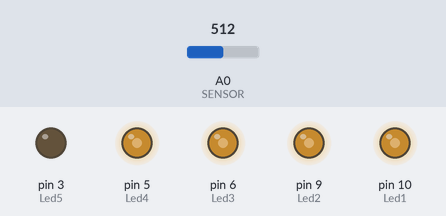
The sketch below on a simulated Arduino Uno, built with avr-gcc and run on an emulated ATmega328P. Shown: output pins drawn as LEDs (lit = HIGH). Dashed ring = blinking. Inputs (shaded band) come from the test bench; at power-on: A0 (SENSOR) = 512. What the sketch prints to the serial monitor is not drawn.

Above: at 1.2 s.
1.3 s: A0 (SENSOR) set to 901
At 2.1 s:
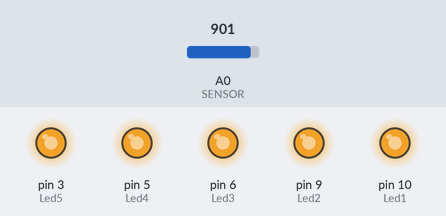
3.2 s: A0 (SENSOR) set to 933
At 3.57 s:
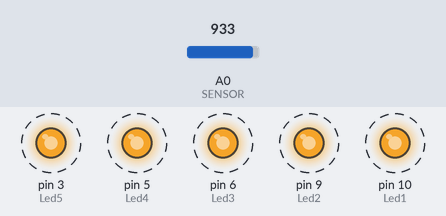
6.2 s: A0 (SENSOR) set to 716
7.8 s: A0 (SENSOR) set to 511
At 9.3 s:
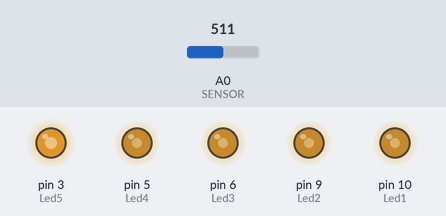
9.6 s: A0 (SENSOR) set to 245
At 10.8 s:
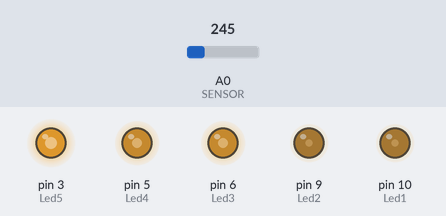
11.2 s: A0 (SENSOR) set to 900
At 12.3 s:
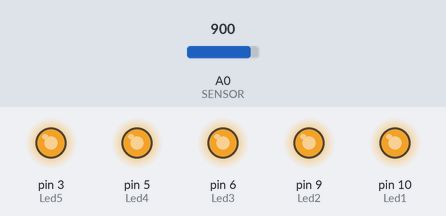
Timing chart, 0 to 14.2 s (numbered marks = the images above; inputs shaded):
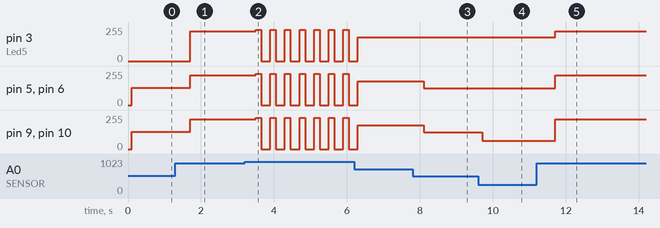

Measured:
- the behaviour switches between 919 and 920 on A0 (SENSOR) (found by bisection; images 1 and 2)
- after the input at 1.3 s, pin 3 (Led5): 0/255 → 225/255 after 0.40 s; pin 5 (Led4), pin 6 (Led3), pin 9 (Led2), pin 10 (Led1): 128/255 → 225/255 after 0.40 s
- after the input at 3.2 s, pin 3 (Led5), pin 5 (Led4), pin 6 (Led3), pin 9 (Led2), pin 10 (Led1): alternates 233/255 for 0.15 s and 0/255 for 0.25 s, starting after 0.30 s
- after the input at 7.8 s, pin 5 (Led4), pin 6 (Led3), pin 9 (Led2), pin 10 (Led1): 179/255 → 127/255 after 0.30 s
- after the input at 9.6 s, pin 9 (Led2), pin 10 (Led1): 127/255 → 61/255 after 0.11 s
- after the input at 11.2 s, pin 3 (Led5): 179/255 → 225/255 after 0.51 s; pin 5 (Led4), pin 6 (Led3): 127/255 → 225/255 after 0.51 s; pin 9 (Led2), pin 10 (Led1): 61/255 → 225/255 after 0.51 s

The sketch:

SS8_WAKEUP_Input.ino
```cpp
const int SENSOR = A0;
const int Led1 = 10;
const int Led2 = 9;
const int Led3 = 6;
const int Led4 = 5;
const int Led5 = 3;

int val =0;

void setup() {
  pinMode(SENSOR,INPUT);
  pinMode(Led1,OUTPUT);
  pinMode(Led2, OUTPUT);
  pinMode(Led3,OUTPUT);
  pinMode(Led4, OUTPUT);
  pinMode(Led5, OUTPUT);
  Serial.begin(9600);

}

void loop() {
  val = analogRead(SENSOR);
  val = val /4 ;
  delay(100);


//  Serial.println(val);
  Serial.write(val);

  if(val ==0){
    analogWrite(Led1,0);
    analogWrite(Led2,0);
    analogWrite(Led3,0);
    analogWrite(Led4,0);
    analogWrite(Led5,0);

    }else if (val <=35) {
    analogWrite(Led1,val);

  }else if (val <=70) {
    analogWrite(Led1,val);
    analogWrite(Led2,val);
    delay(400);
    } else if (val <=105) {
    analogWrite(Led1,val);
    analogWrite(Led2,val);
    analogWrite(Led3,val);
    delay(350);
    }else if (val <=140) {
    analogWrite(Led1,val);
    analogWrite(Led2,val);
    analogWrite(Led3,val);
    analogWrite(Led4,val);
    delay(300);
      }else if (val <=175) {
    analogWrite(Led1,val);
    analogWrite(Led2,val);
    analogWrite(Led3,val);
    analogWrite(Led4,val);
    analogWrite(Led5,val);
    delay(250);
        } else if (val >175 && val < 230) {
    analogWrite(Led1,val);
    analogWrite(Led2,val);
    analogWrite(Led3,val);
    analogWrite(Led4,val);
    analogWrite(Led5,val);
    delay(200);

          } else if( val >=230 && val <=255) {
    analogWrite(Led1,val);
    analogWrite(Led2,val);
    analogWrite(Led3,val);
    analogWrite(Led4,val);
    analogWrite(Led5,val);
    delay(150);
    analogWrite(Led1,0);
    analogWrite(Led2,0);
    analogWrite(Led3,0);
    analogWrite(Led4,0);
    analogWrite(Led5,0);
    delay(150);
            }
    }
```
